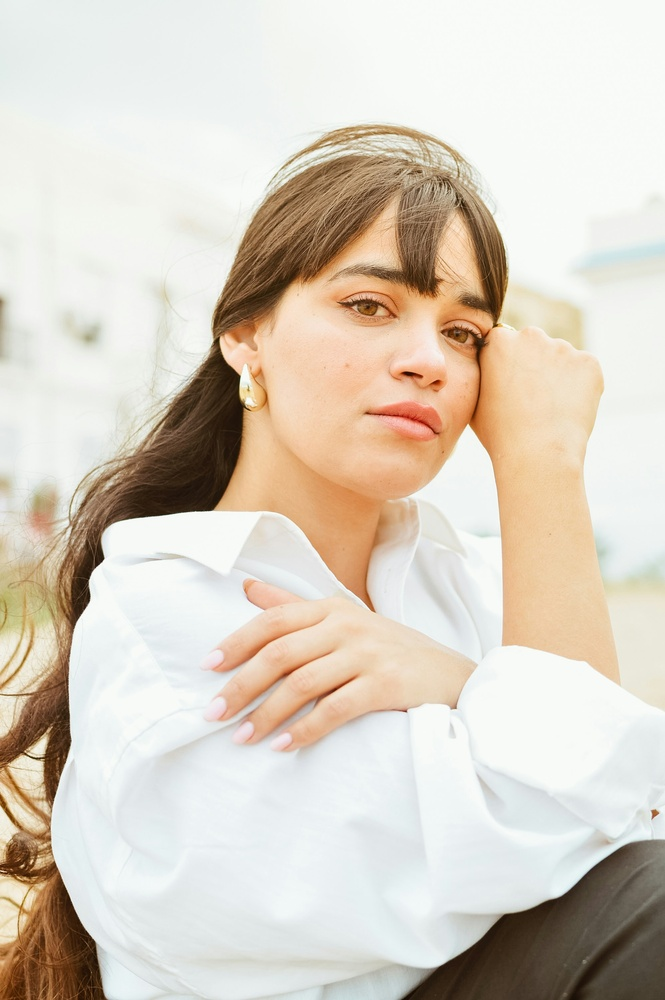
#> input picture lab3/image3.jpg, 665 x 1000 px, shrunk from 2000 x 3008 before the run, found by its file name
$ python task2.py
#> lines starting #> are read from the running program, lines starting #| are printed output that depends on the picture
import cv2
import numpy as np

image = cv2.imread('./lab3/image3.jpg')
#> image is the input picture: shape (1000, 665, 3); mean B, G, R 195.1, 208.1, 217.4

gray_image = cv2.cvtColor(image, cv2.COLOR_BGR2GRAY)
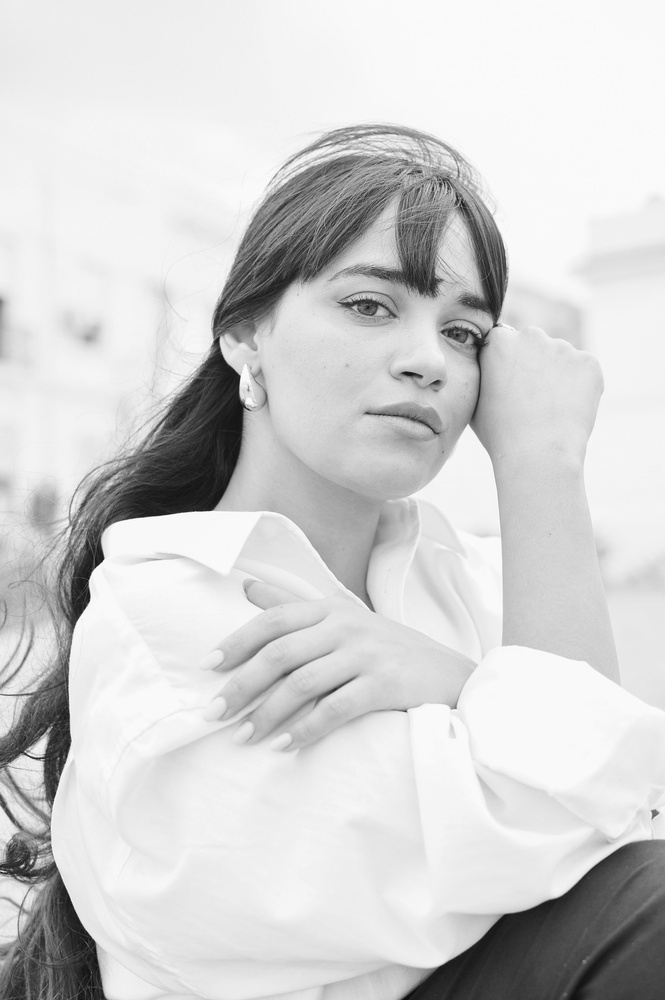
#> gray_image: shape (1000, 665); min 11, max 255, mean 209.4

def apply_prewitt(image):
    prewitt_x = np.array([[1, 0, -1], [1, 0, -1], [1, 0, -1]])
    prewitt_y = np.array([[1, 1, 1], [0, 0, 0], [-1, -1, -1]])

    prewitt_x_edges = cv2.filter2D(image, -1, prewitt_x)
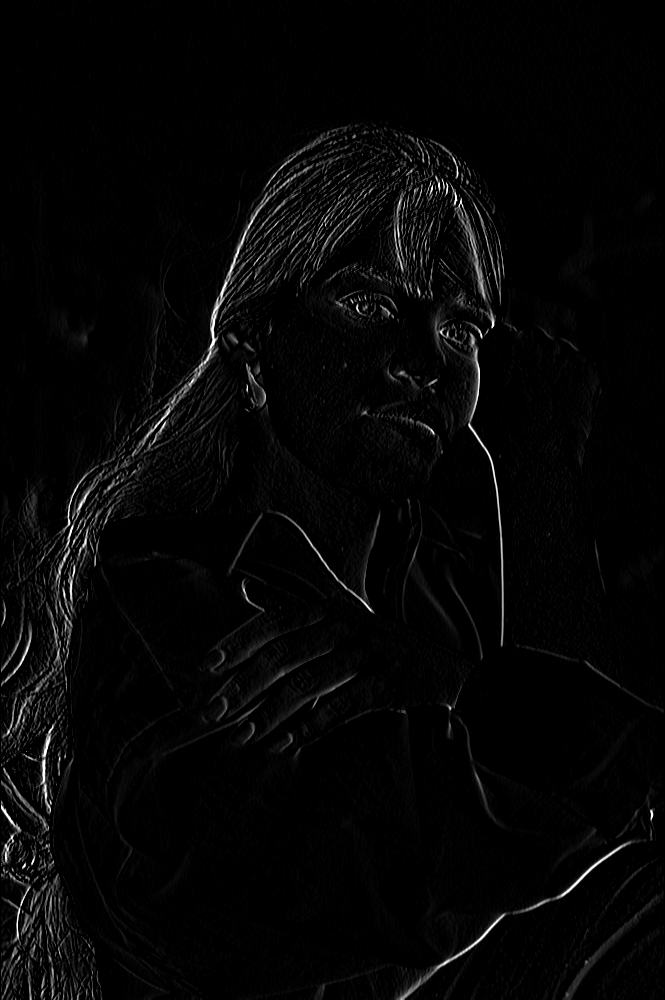
#> prewitt_x_edges: shape (1000, 665); min 0, max 255, mean 5.7
    prewitt_y_edges = cv2.filter2D(image, -1, prewitt_y)
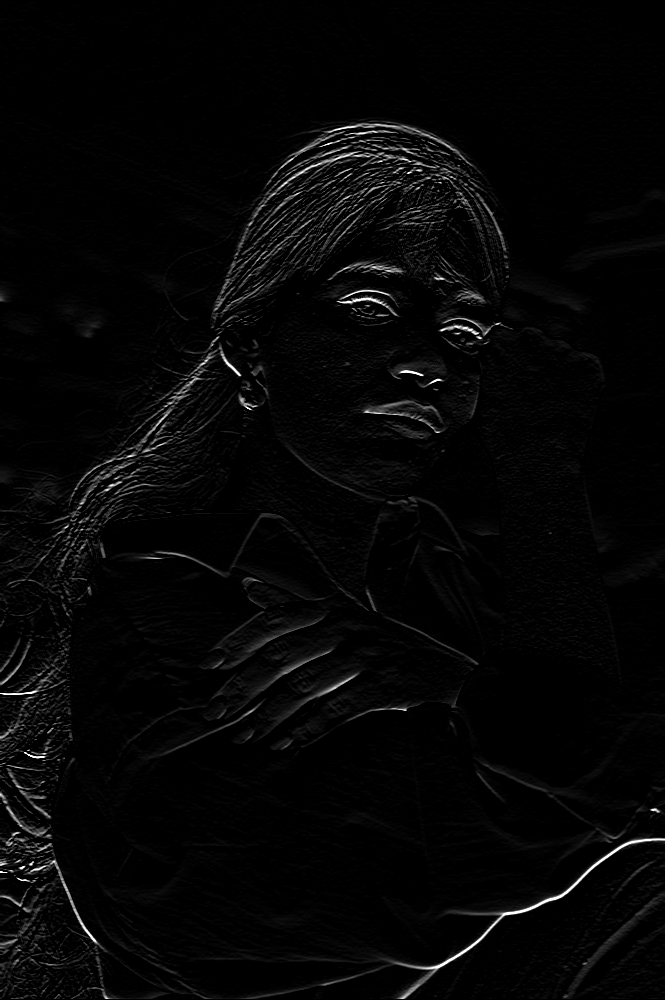
#> prewitt_y_edges: shape (1000, 665); min 0, max 255, mean 5.8

    prewitt_combined = cv2.bitwise_or(prewitt_x_edges, prewitt_y_edges)
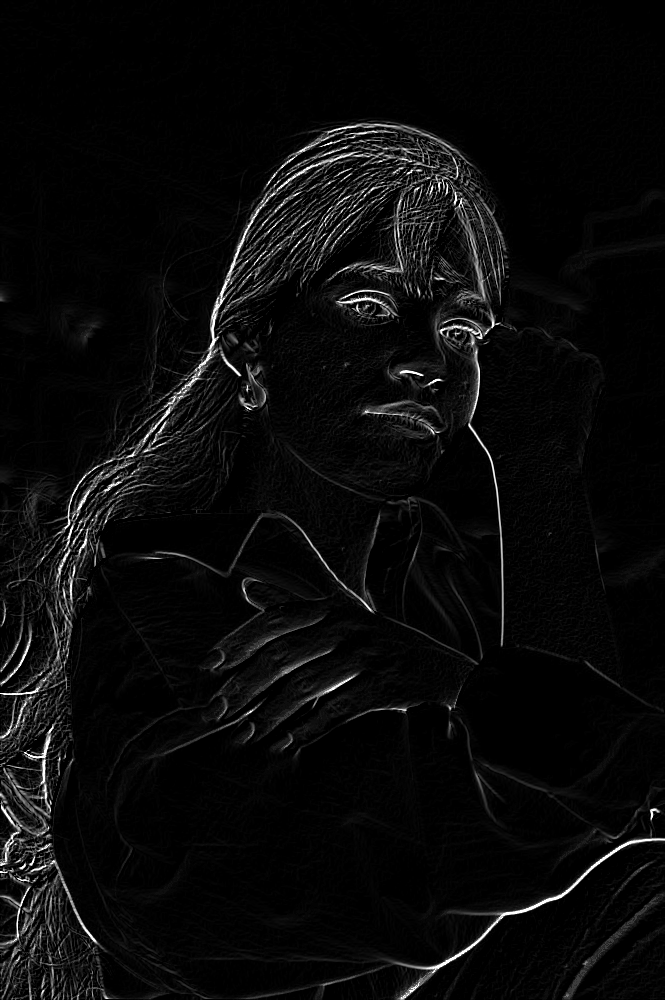
#> prewitt_combined: shape (1000, 665); min 0, max 255, mean 10.2

    return prewitt_combined

prewitt_edges = apply_prewitt(gray_image)

cv2.imshow('Prewitt Edge Detection', prewitt_edges)
cv2.waitKey(0)
cv2.destroyAllWindows()
